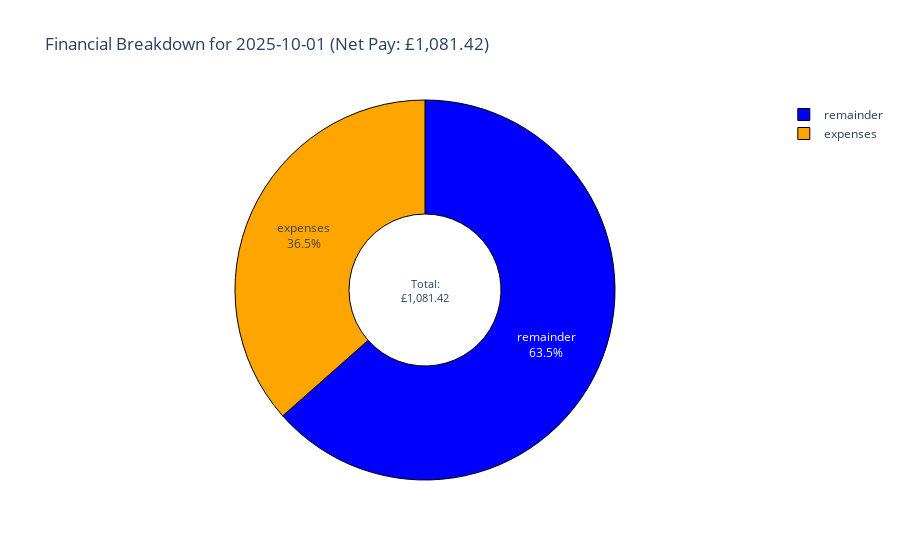

Write notebook code for a chart like this one.
### Code cell
#to make a "dynamic" pie chart need to important a different graphing libary
import plotly.express as px

target_date_dt = pd.to_datetime('2025-09-01')
filtered_df = df[df['Month'] == target_date_dt].copy()

total_net_pay = filtered_df['Net Pay'].iloc[0]
plot_data = filtered_df.melt(
    value_vars=['remainder', 'expenses'],
    var_name='Category',
    value_name='Amount')

    #create figure
fig = px.pie(
    plot_data,
    values='Amount',
    names='Category',
    title=f"Financial Breakdown (Net Pay: £{total_net_pay:,.2f})",
    color='Category',
    # Colour blind friendly colours because it has been drilled into me
    color_discrete_map={'remainder': 'blue', 'expenses': 'orange'})

fig.update_traces(
    textposition='inside',
    textinfo='percent+label',
    hole=.4,  # Convert to a donut chart
    marker=dict(line=dict(color='#000000', width=1)))
    
#Display the Net Pay in the center of the donut
fig.add_annotation(
    text=f"Total:<br>£{total_net_pay:,.2f}",
    x=0.5, y=0.5, font_size=11, showarrow=False)

fig.show()

### Figure 1 — Plotly figure (JSON) as saved in the notebook; plotly's stock layout.template omitted (floating-point values rounded to 4 significant figures)
{"data": [{"customdata": [["remainder"], ["expenses"]], "domain": {"x": [0, 1], "y": [0, 1]}, "hole": 0.4, "hovertemplate": "Category=%{customdata[0]}<br>Amount=%{value}<extra></extra>", "labels": ["remainder", "expenses"], "legendgroup": "", "marker": {"colors": ["blue", "orange"], "line": {"color": "#000000", "width": 1}}, "name": "", "showlegend": true, "textinfo": "percent+label", "textposition": "inside", "type": "pie", "values": [686.4, 395]}], "layout": {"annotations": [{"font": {"size": 11}, "showarrow": false, "text": "Total:<br>£1,081.42", "x": 0.5, "y": 0.5}], "autosize": true, "legend": {"tracegroupgap": 0}, "title": {"text": "Financial Breakdown for 2025-10-01 (Net Pay: £1,081.42)"}}}
